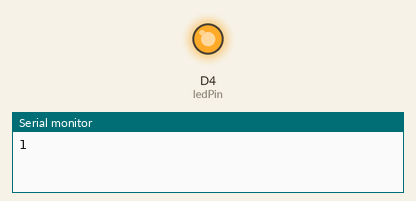
Bench run of a sketch on a simulated ESP8266 (NodeMCU). Parts: output pins drawn as LEDs (lit = HIGH), the last lines printed to the serial monitor.

Above: at 0.5 s.
At 5.0 s:
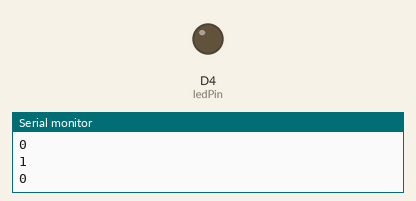
Timing chart, 0 to 6.9 s (numbered marks = the images above):
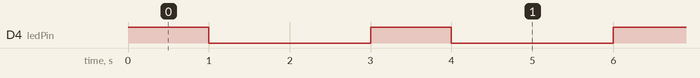

Measured:
- by itself, D4 (ledPin): alternates HIGH for 1.0 s and LOW for 2.0 s

The sketch:

ws05_plot.ino
```cpp
const int ledPin = D4;
int timeOn = 1000;
int timeOff = 2000;

void setup() {
  pinMode(ledPin, OUTPUT);
  Serial.begin(9600);
}

void loop() {
  digitalWrite(ledPin, HIGH);
  Serial.println(1);
  delay(timeOn);

  digitalWrite(ledPin, LOW);
  Serial.println(0);
  delay(timeOff);
}
```
